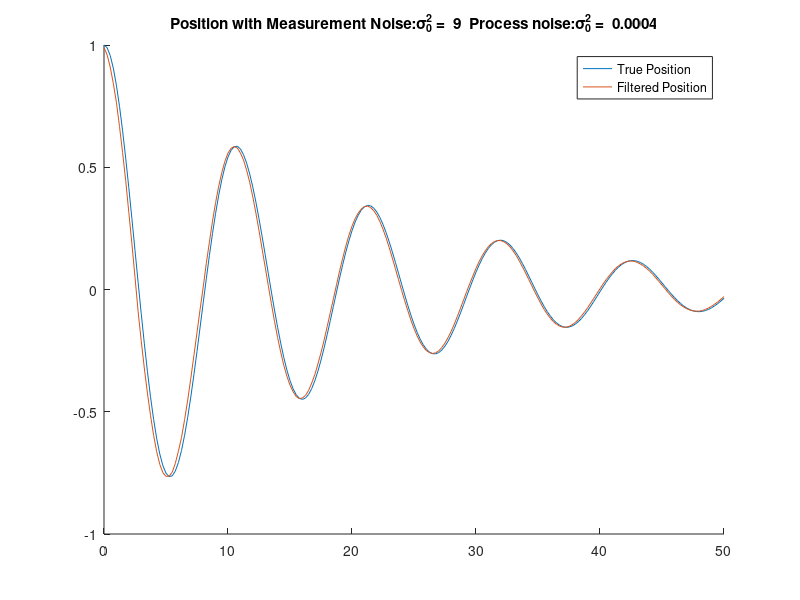
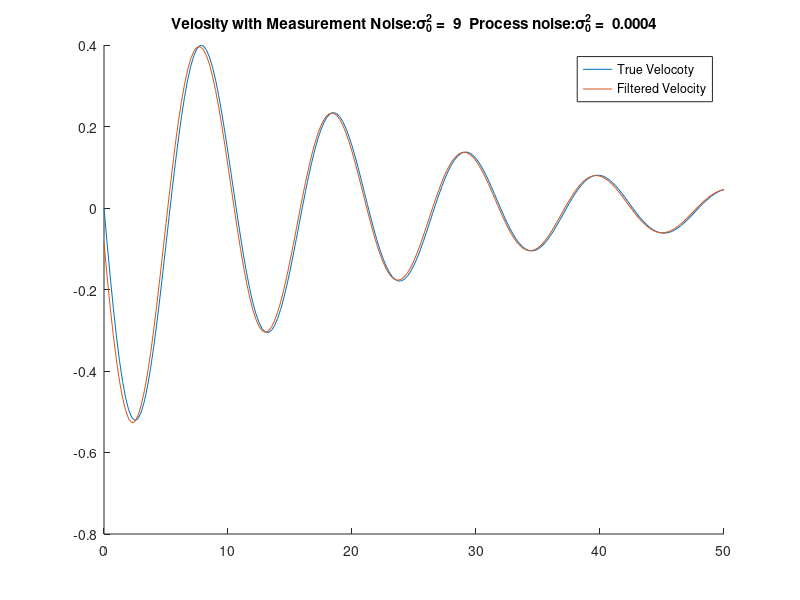
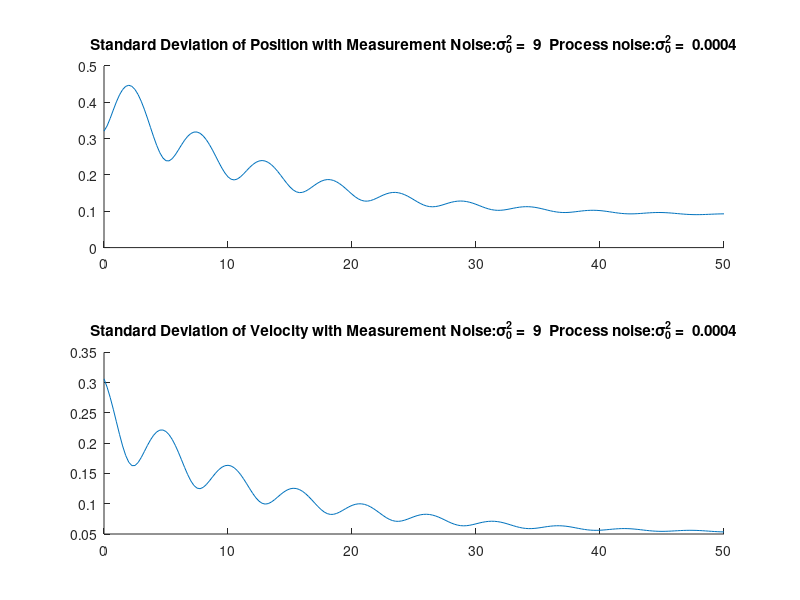

Source code (MATLAB) for these figures, in order:
clear


%% Load data
data=load('KF_task2.txt');
% time
t=data(:,1);       % time
% observation
z=data(:,2);       % position x1

%% Model : m * x"(t) + b * x'(t) + k * x(t) = 0

%   [ x1 ]         [   0     1  ]  [ x1 ]
% d [    ] / dt =  [            ]  [    ]
%   [ x2 ]         [ -k/m  -b/m ]  [ x2 ] 

m = 20; % mass
k = 7; % spring constant
b = 2; % damping coefficient
x0 = [1, 0]'; % initial state vector (position and velocity)
R = 0.09; % variance of measurement noise
R = R*100;

dt= 0.25
F = [0 1;-k/m -b/m];
phi = expm(F*dt);
Sigma0=diag([0.1,0.1]);
s=0.0004;
% s=s.*100;
Q = s*diag([dt,dt]);

xnn=x0;
Pnn=Sigma0;
H = [1 0];
I = eye(size(Pnn));
x_KF=[];
P_KF=[];
% figure 
% hold on
for n=1:length(t)
   
    xnn_p= phi*xnn;
    Pnn_p= phi*Pnn*phi'+Q;
    K= Pnn_p*H'*(H*Pnn_p*H'+ R)^(-1);
    xnn=xnn_p+K*(z(n)-xnn_p(1));
    Pnn=(I-K*H)*Pnn_p;
    % save result 
    x_KF=[x_KF xnn];
    Sigma_KF(:,n)=sqrt(diag(Pnn));
    P_KF=[P_KF Pnn];
%     plot(n,diag(Pnn_p)','o')
    
end

%% True position
rhs = @(t,x) F*x; % rhs of function
[~,trueTrajectory] = ode45(rhs,t,[1,0]);

figure
hold on
plot(t,trueTrajectory(:,1));
plot(t,x_KF(1,:));
legend('True Position','Filtered Position')
% plot(t,z,'c');
% legend('True Position','Filtered Podition ','Observation')
title(['Position with Measurement Noise:\sigma^{2}_{0} =  ',num2str(R),'  Process noise:\sigma^{2}_{0} =  ',num2str(s) ])

figure
hold on
plot(t,trueTrajectory(:,2));
plot(t,x_KF(2,:));
legend('True Velocoty','Filtered Velocity')
title(['Velosity with Measurement Noise:\sigma^{2}_{0} =  ',num2str(R),'  Process noise:\sigma^{2}_{0} =  ',num2str(s) ])


figure
subplot(2,1,1)
hold on
plot(t,Sigma_KF(1,:));
title(['Standard Deviation of Position with Measurement Noise:\sigma^{2}_{0} =  ',num2str(R),'  Process noise:\sigma^{2}_{0} =  ',num2str(s) ])
subplot(2,1,2)
hold on
plot(t,Sigma_KF(2,:));
title(['Standard Deviation of Velocity with Measurement Noise:\sigma^{2}_{0} =  ',num2str(R),'  Process noise:\sigma^{2}_{0} =  ',num2str(s) ])